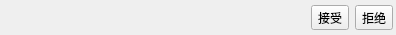
<?xml version="1.0" encoding="UTF-8"?>
<ui version="4.0">
 <class>NewFriendMsgItem</class>
 <widget class="QWidget" name="NewFriendMsgItem">
  <property name="geometry">
   <rect>
    <x>0</x>
    <y>0</y>
    <width>396</width>
    <height>35</height>
   </rect>
  </property>
  <layout class="QHBoxLayout" name="horizontalLayout">
   <property name="leftMargin">
    <number>0</number>
   </property>
   <property name="topMargin">
    <number>0</number>
   </property>
   <property name="rightMargin">
    <number>3</number>
   </property>
   <property name="bottomMargin">
    <number>0</number>
   </property>
   <item>
    <widget class="QWidget" name="widget" native="true">
     <layout class="QVBoxLayout" name="verticalLayout">
      <property name="spacing">
       <number>0</number>
      </property>
      <property name="topMargin">
       <number>0</number>
      </property>
      <property name="rightMargin">
       <number>0</number>
      </property>
      <property name="bottomMargin">
       <number>0</number>
      </property>
      <item>
       <widget class="QLabel" name="name">
        <property name="sizePolicy">
         <sizepolicy hsizetype="Preferred" vsizetype="Preferred">
          <horstretch>0</horstretch>
          <verstretch>0</verstretch>
         </sizepolicy>
        </property>
        <property name="alignment">
         <set>Qt::AlignBottom|Qt::AlignLeading|Qt::AlignLeft</set>
        </property>
       </widget>
      </item>
      <item>
       <widget class="QLabel" name="text">
        <property name="alignment">
         <set>Qt::AlignLeading|Qt::AlignLeft|Qt::AlignTop</set>
        </property>
       </widget>
      </item>
     </layout>
    </widget>
   </item>
   <item>
    <widget class="QToolButton" name="acceptBtn">
     <property name="text">
      <string>接受</string>
     </property>
    </widget>
   </item>
   <item>
    <widget class="QToolButton" name="rejectBtn">
     <property name="text">
      <string>拒绝</string>
     </property>
    </widget>
   </item>
  </layout>
 </widget>
 <layoutdefault spacing="6" margin="11"/>
 <resources/>
 <connections/>
</ui>
